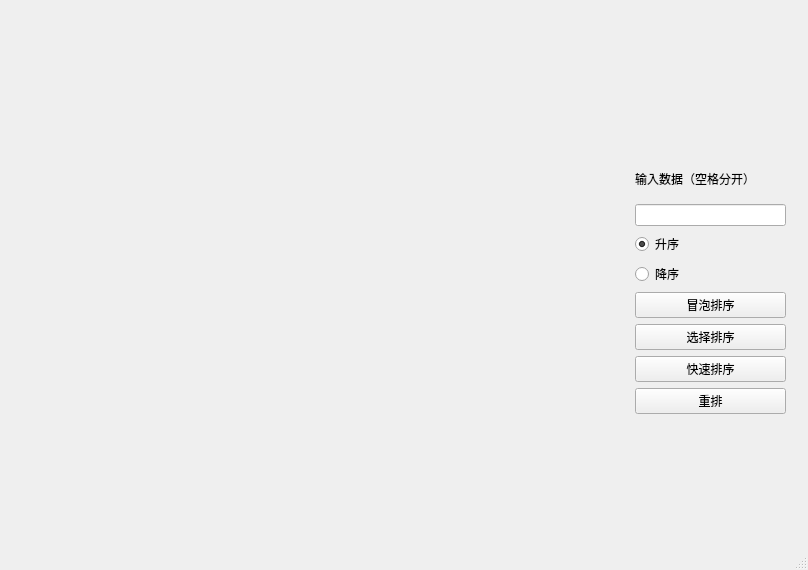
<?xml version="1.0" encoding="UTF-8"?>
<ui version="4.0">
 <class>MainWindow</class>
 <widget class="QMainWindow" name="MainWindow">
  <property name="geometry">
   <rect>
    <x>0</x>
    <y>0</y>
    <width>808</width>
    <height>570</height>
   </rect>
  </property>
  <property name="windowTitle">
   <string>Visual Sort</string>
  </property>
  <widget class="QWidget" name="centralwidget">
   <widget class="QWidget" name="verticalLayoutWidget_3">
    <property name="geometry">
     <rect>
      <x>635</x>
      <y>160</y>
      <width>151</width>
      <height>254</height>
     </rect>
    </property>
    <layout class="QVBoxLayout" name="verticalLayout_5">
     <item>
      <layout class="QVBoxLayout" name="verticalLayout_2">
       <item>
        <widget class="QLabel" name="label">
         <property name="text">
          <string>输入数据（空格分开）</string>
         </property>
        </widget>
       </item>
       <item>
        <widget class="QLineEdit" name="lineEdit">
         <property name="clearButtonEnabled">
          <bool>false</bool>
         </property>
        </widget>
       </item>
       <item>
        <widget class="QRadioButton" name="radioButton">
         <property name="text">
          <string>升序</string>
         </property>
         <property name="checkable">
          <bool>true</bool>
         </property>
         <property name="checked">
          <bool>true</bool>
         </property>
        </widget>
       </item>
       <item>
        <widget class="QRadioButton" name="radioButton_2">
         <property name="text">
          <string>降序</string>
         </property>
         <property name="checked">
          <bool>false</bool>
         </property>
        </widget>
       </item>
      </layout>
     </item>
     <item>
      <layout class="QVBoxLayout" name="verticalLayout">
       <item>
        <widget class="QPushButton" name="pushButton">
         <property name="text">
          <string>冒泡排序</string>
         </property>
        </widget>
       </item>
       <item>
        <widget class="QPushButton" name="pushButton_3">
         <property name="text">
          <string>选择排序</string>
         </property>
        </widget>
       </item>
       <item>
        <widget class="QPushButton" name="pushButton_2">
         <property name="text">
          <string>快速排序</string>
         </property>
        </widget>
       </item>
       <item>
        <widget class="QPushButton" name="pushButton_4">
         <property name="text">
          <string>重排</string>
         </property>
        </widget>
       </item>
      </layout>
     </item>
    </layout>
   </widget>
  </widget>
  <widget class="QMenuBar" name="menubar">
   <property name="geometry">
    <rect>
     <x>0</x>
     <y>0</y>
     <width>808</width>
     <height>26</height>
    </rect>
   </property>
  </widget>
  <widget class="QStatusBar" name="statusbar"/>
 </widget>
 <resources/>
 <connections/>
</ui>
